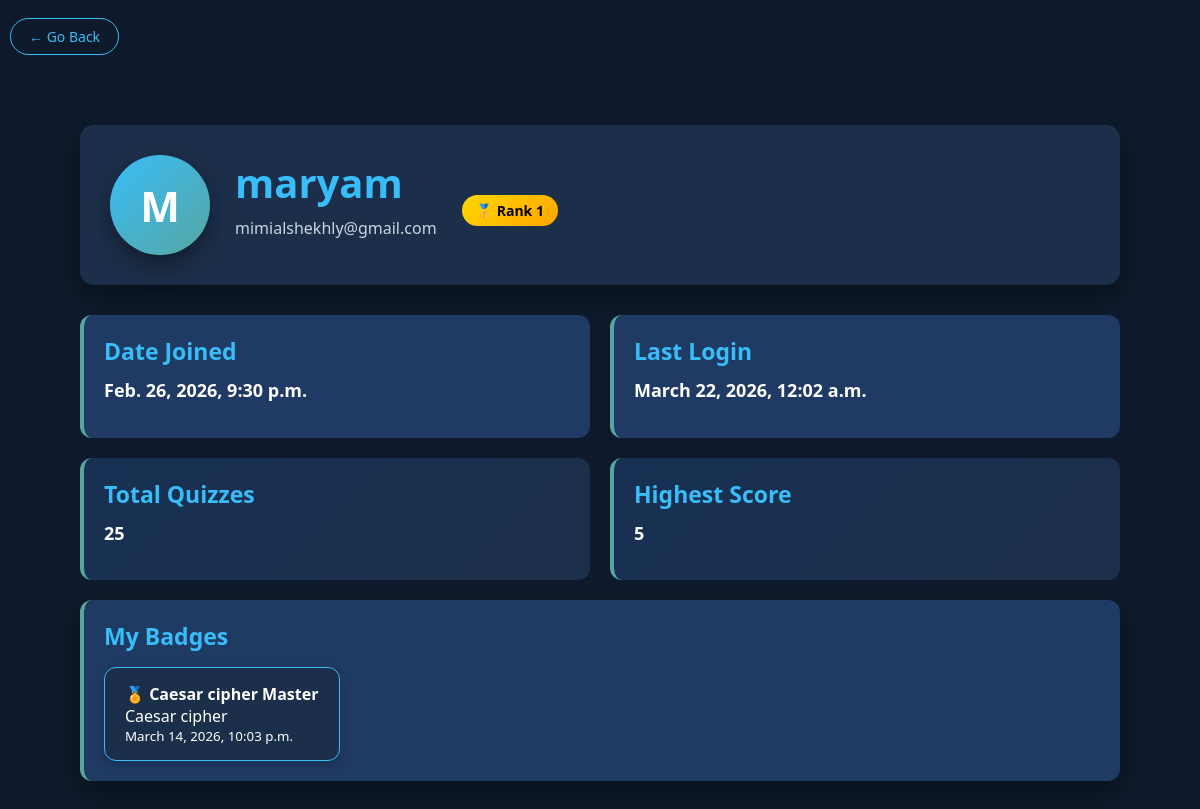
/profile/ (signed in), run on the app's committed database.
### accounts/models.py (models this page shows, shortened)
class Badge(models.Model):
    user = models.ForeignKey(User, on_delete=models.CASCADE)
    lesson = models.ForeignKey(Lesson, on_delete=models.CASCADE)
    name = models.CharField(max_length=100)
    earned_at = models.DateTimeField(auto_now_add=True)

class Lesson(models.Model):
    title = models.CharField(max_length=200)
    category = models.ForeignKey(Category, on_delete=models.CASCADE)
    theory = models.TextField()
    example = models.TextField()
    created_at = models.DateTimeField(auto_now_add=True)

### accounts/views.py (the view)
# urls.py: path('profile/', views.profile, name='profile'),
@login_required
def profile(request):
    user = request.user
    results = QuizResult.objects.filter(user=user)
    badges = Badge.objects.filter(user=user)
    total_quizzes = results.count()
    highest_score = results.aggregate(Max('score'))['score__max'] or 0
    all_users = QuizResult.objects.values('user') \
        .annotate(total=Sum('score')) \
        .order_by('-total')
    user_rank = None
    for index, u in enumerate(all_users):
        if u['user'] == user.id:
            user_rank = index + 1
            break
    context = {
        "user": user,
        "total_quizzes": total_quizzes,
        "highest_score": highest_score,
        "user_rank": user_rank,
         "badges": badges,
    }
    return render(request, "accounts/profile.html", context)

### accounts/templates/accounts/profile.html (shortened to what this page needs)
{% load static %}
<link rel="stylesheet" href="{% static 'css/styles.css' %}">
<div class="back-wrapper">
    <button class="back-btn" onclick="history.back()">
    ← Go Back
</button>
</div>
<div class="container">
    <div class="profile-header card">
        <div class="profile-avatar">
            <div class="avatar-circle">
                {{ user.username|first|upper }}
            </div>
        </div>
        <div class="profile-info">
            <h1>{{ user.username }}</h1>
            <p>{{ user.email }}</p>
        </div>
        {% if user_rank %}
    <div class="rank-badge rank-{{ user_rank }}">
        {% if user_rank == 1 %}
            🥇 Rank 1
        {% elif user_rank == 2 %}
            🥈 Rank 2
        {% elif user_rank == 3 %}
            🥉 Rank 3
        {% endif %}
    </div>
{% endif %}
    </div>
    <div class="profile-grid">
        <div class="profile-box">
            <h3>Date Joined</h3>
            <p>{{ user.date_joined }}</p>
        </div>
        <div class="profile-box">
            <h3>Last Login</h3>
            <p>{{ user.last_login }}</p>
        </div>
        <div class="profile-box highlight">
            <h3>Total Quizzes</h3>
            <p>{{ total_quizzes }}</p>
        </div>
        <div class="profile-box highlight">
            <h3>Highest Score</h3>
            <p>{{ highest_score }}</p>
        </div>
    </div>
<div class="profile-box card" style="margin-top: 20px;">
    <h3>My Badges</h3>
    {% if badges %}
        <div class="badges-list">
            {% for badge in badges %}
                <div class="badge-item">
                    <strong>🏅 {{ badge.name }}</strong><br>
                    <span>{{ badge.lesson.title }}</span><br>
                    <small>{{ badge.earned_at }}</small>
                </div>
            {% endfor %}
        </div>
    {% else %}
        <p>No badges earned yet.</p>
    {% endif %}
</div>
</div>

### static/css/styles.css (style rules this page uses)
* { margin: 0; padding: 0; box-sizing: border-box; font-family: 'Segoe UI', Tahoma, sans-serif; }
.container { max-width: 1100px; margin: auto; padding: 30px; }
h1 { font-size: 40px; margin-bottom: 20px; color: #38bdf8; }
h3 { font-size:23px; margin-bottom: 8px; }
.card { background: #1c2f4a; border-radius: 14px; padding: 20px; margin-bottom: 20px; box-shadow: 0 10px 25px rgba(0,0,0,0.4); transition: 0.3s; }
p { margin-bottom: 12px; line-height: 1.7; }
h1 { margin-bottom: 25px; }
h3 { margin-bottom: 10px; }
.profile-header { display: flex; align-items: center; gap: 25px; padding: 30px; }
.profile-avatar { display: flex; justify-content: center; align-items: center; }
.avatar-circle { width: 100px; height: 100px; background: linear-gradient(135deg, #38bdf8, #57A6A1); border-radius: 50%; display: flex; align-items: center; justify-content: center; font-size: 42px; font-weight: bold; color: white; box-shadow: 0 10px 25px rgba(0,0,0,0.4); }
.profile-info h1 { margin-bottom: 5px; color: #38bdf8; }
.profile-info p { color: #cbd5e1; }
.profile-grid { display: grid; grid-template-columns: repeat(2, 1fr); gap: 20px; margin-top: 30px; }
.profile-box { background: #1f3a63; padding: 20px; border-radius: 12px; border-left: 4px solid #57A6A1; transition: 0.3s; }
.profile-box h3 { margin-bottom: 8px; color: #38bdf8; }
.profile-box p { font-size: 18px; font-weight: 600; }
.highlight { background: linear-gradient(135deg, #173053, #1c2f4a); }
.rank-badge { margin-top: 10px; padding: 6px 14px; border-radius: 20px; font-weight: bold; display: inline-block; font-size: 14px; }
.rank-1 { background: linear-gradient(135deg, gold, orange); color: #000; }
.back-btn { background: transparent; color: #38bdf8; border: 1px solid #38bdf8; padding: 8px 18px; border-radius: 30px; cursor: pointer; font-size: 14px; transition: 0.3s ease; margin-bottom: 20px; text-decoration: none; }
.back-wrapper { margin-left: 10px; margin-bottom: 20px; }
.badges-list { display: flex; flex-wrap: wrap; gap: 15px; margin-top: 15px; }
.badge-item { background: #1c2f4a; border: 1px solid #38bdf8; border-radius: 12px; padding: 15px 20px; min-width: 220px; color: white; box-shadow: 0 4px 12px rgba(0,0,0,0.2); }

### data on the page
Badge: name "Caesar cipher Master", lesson "Caesar cipher", earned_at "March 14, 2026, 10:03 p.m."

### other printed values
{{ user.username|first|upper }} "M"
{{ user.username }} "maryam"
{{ user.email }} "mimialshekhly@gmail.com"
{{ user.date_joined }} "Feb. 26, 2026, 9:30 p.m."
{{ user.last_login }} "March 22, 2026, 12:02 a.m."
{{ total_quizzes }} "25"
{{ highest_score }} "5"
